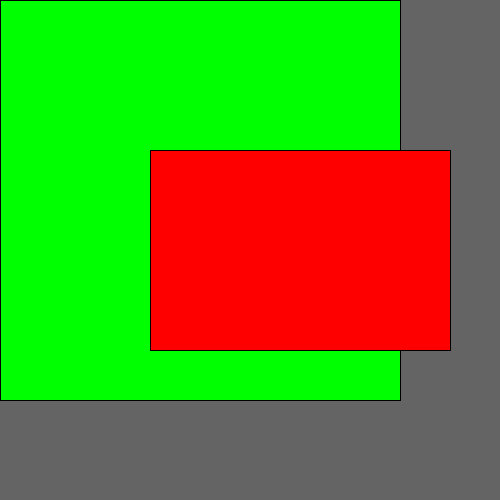
Frame 1 (no input)
Frame 60 (the mouse pressed at the canvas centre just before this capture): identical to frame 1, image omitted
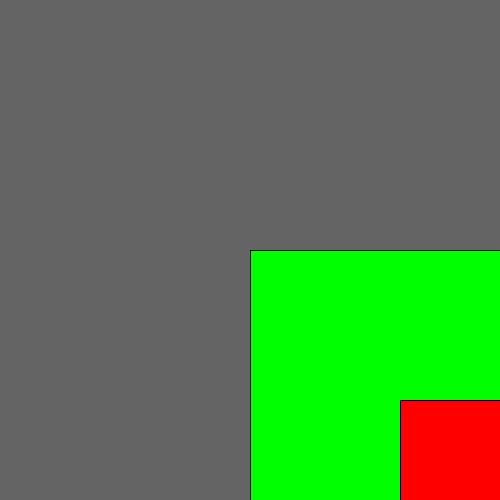
Frame 120 (the mouse held since frame 60 and released just before this capture)

The Processing sketch that drew these frames (run headless with seeded random() and noise(); from frame 60 on, the mouse is pressed at the canvas centre):

// Processing sketch: f17_magd150_lab03_Dehn
// ── f17_magd150_lab03_Dehn.pde
int size = 400;
int myHeight = 200;
int myWidth = 300;
int offset = 150;
void setup(){
  
  
size(500,500);

}

void draw(){
   
  background(100);
  fill(0,255,0);
  rect(mouseX,mouseY, size, size);
  fill(255,0,0);
  rect(offset+mouseX, offset+mouseY, myWidth,myHeight);
}
